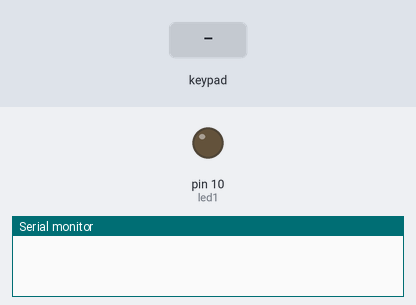
The sketch below on a simulated Arduino Uno, built with avr-gcc and run on an emulated ATmega328P. Shown: output pins drawn as LEDs (lit = HIGH), the last lines printed to the serial monitor. Inputs (shaded band) come from the test bench.

Above: at 1.2 s.
1.3 s: key 'B' pressed
At 2.3 s:
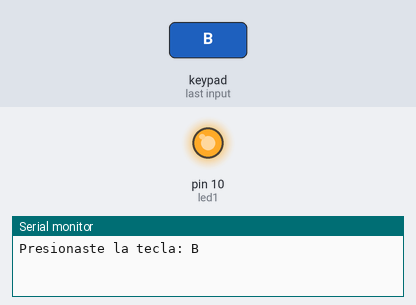
10.9 s: key 'C' pressed
At 11.9 s:
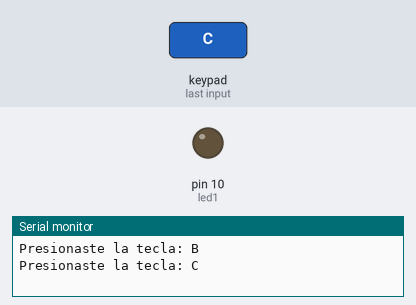
Timing chart, 0 to 13.9 s (numbered marks = the images above; inputs shaded):
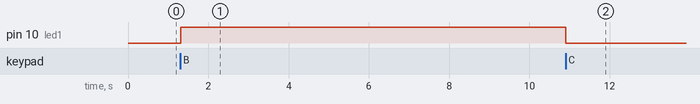

Measured:
- after the input at 1.3 s, pin 10 (led1): LOW → HIGH at once
- after the input at 10.9 s, pin 10 (led1): HIGH → LOW at once

The sketch:

TECLADO_CON_LED.ino
```cpp
#include<Keypad.h>

const byte filas = 4;
const byte columnas=4;


char teclas[filas][columnas]={
  {'1','2','3','A'},
  {'4','5','6','B'},
  {'7','8','9','C'},
  {'*','0','#','D'}
};


byte filaspin[filas] = {9,8,7,6};//pin filas
byte columnaspin[columnas] = {5,4,3,2};//pin columnas
byte led1=10;

Keypad teclado = Keypad(makeKeymap(teclas),filaspin,columnaspin,filas,columnas);

void setup() {
  Serial.begin(9600);
  pinMode(led1,OUTPUT);
}

void loop() {

  char teclapresionada = teclado.getKey();
  if(teclapresionada != NO_KEY){
    //ESTADO DE LA LLAVE PRESS
      Serial.print("Presionaste la tecla: ");
      Serial.println(teclapresionada);

      //LÓGICA DEL LED
      switch(teclapresionada){
        case 'B':
          digitalWrite(led1,HIGH);
          break;
        case 'C':
          digitalWrite(led1,LOW);
          break;
        }
    }
}
```
